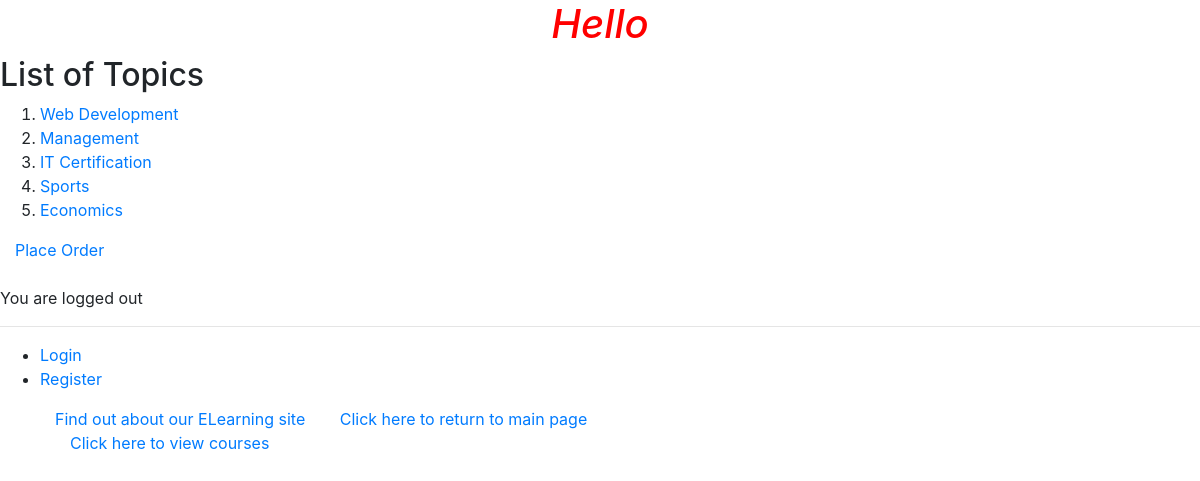
Page /Lab3App/ on the committed database.
### Lab3App/models.py (models this page shows, shortened)
class Topic(models.Model):
 name = models.CharField(max_length=200)
 length = models.IntegerField(default=12)
 def get_absolute_url(self):
  return "%i/" % self.id

### Lab3App/views.py (the view)
# urls.py: path(r'', index.as_view(), name='index'),
class index(View):
    def get(self, request):
        last_login = 'You are logged out'
        if request.session.get('last_login', False):
            last_login = datetime.strptime(request.session.get('last_login'), '%Y-%m-%d %H:%M:%S')
            time_elasped = datetime.now() - last_login
            if time_elasped.seconds > 3600:
              logout(request)
              last_login= 'Your last login was more than one hour ago'
            else:
                pass
        else:  # you are not logged in
            pass
        top_list = Topic.objects.all().order_by('id')[:10]
        return render(request, 'Lab3App/index.html', {
        'top_list': top_list,
        'last_login': last_login,
    })

### templates/Lab3App/index.html
{% extends 'Lab3App/base.html' %}
{% block body_block %}
 {% if top_list %}
 <h2>List of Topics</h2>
 <ol>
 {% for top in top_list %}
 <li>
     <a href="{{ top.get_absolute_url }}">{{ top.name }}</a>
 </li>
 {% endfor %}
 </ol>
 {% else %}
 <strong>There are no available topics!</strong>
 {% endif %}
     <p class="hbar1"><a href = "{% url 'Lab3App:place_order' %}">Place Order</a><br/></p>
    <p> {{ last_login }}</p>
{% endblock %}

### Lab3App/Static/Lab3App/style.css (style rules this page uses)
.hbar1 { display: inline; margin: 15px; }

### rows in the picture
Topic: name "Web Development"
Topic: name "Management"
Topic: name "IT Certification"
Topic: name "Sports"
Topic: name "Economics"

### other values in the picture
{{ last_login }} "You are logged out"
